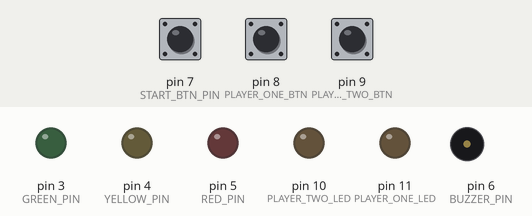
A sketch run on a simulated Arduino Uno, built with avr-gcc and run on an emulated ATmega328P. Shown: output pins drawn as LEDs (lit = HIGH), buzzer (waves = sounding). Inputs (shaded band) come from the test bench; at power-on: pin 7 (START_BTN_PIN) HIGH, pin 8 (PLAYER_ONE_BTN) HIGH, pin 9 (PLAYER_TWO_BTN) HIGH.

Above: at 1.2 s.
1.3 s: pin 7 (START_BTN_PIN) pulled LOW for 0.15 s
At 1.55 s:
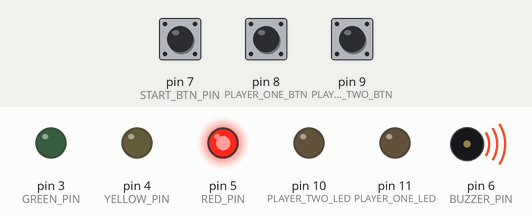
4.4 s: pin 8 (PLAYER_ONE_BTN) pulled LOW for 0.15 s
At 5.9 s:
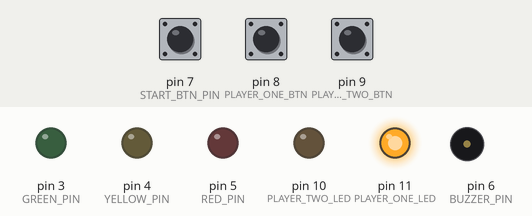
6.2 s: pin 7 (START_BTN_PIN) pulled LOW for 1 s
At 7.45 s:
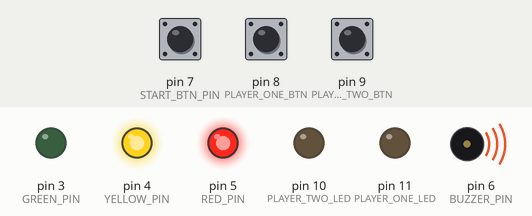
10.2 s: pin 9 (PLAYER_TWO_BTN) pulled LOW for 0.15 s
At 11.6 s:
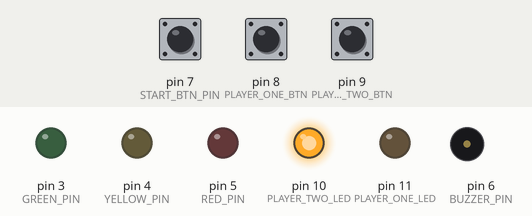
12.0 s: pin 7 (START_BTN_PIN) pulled LOW for 3.2 s
At 16.4 s:
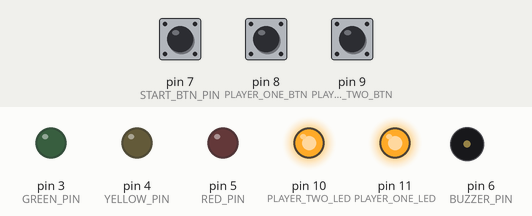
16.7 s: pin 8 (PLAYER_ONE_BTN) pulled LOW for 1 s
At 16.85 s:
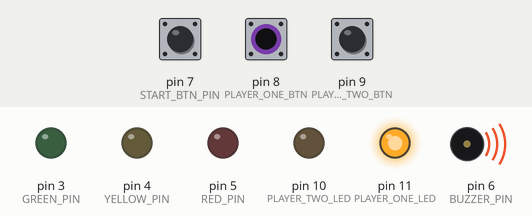
Timing chart, 0 to 19.7 s (numbered marks = the images above; inputs shaded):
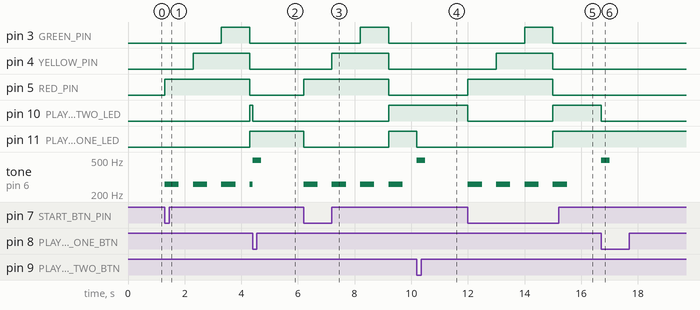

Measured:
- after the input at 1.3 s, pin 3 (GREEN_PIN): LOW → HIGH after 2.0 s, → LOW 1.0 s later; pin 4 (YELLOW_PIN): LOW → HIGH after 1.0 s, → LOW 2.0 s later
- after the input at 4.4 s, pin 10 (PLAYER_TWO_LED): HIGH → LOW at once; tone on pin 6 (BUZZER_PIN): 261 Hz → 496 Hz at once, → silent 0.30 s later
- after the input at 6.2 s, pin 3 (GREEN_PIN): LOW → HIGH after 2.0 s, → LOW 1.0 s later; pin 4 (YELLOW_PIN): LOW → HIGH after 1.0 s, → LOW 2.0 s later; pin 5 (RED_PIN): LOW → HIGH at once, → LOW 3.0 s later; pin 10 (PLAYER_TWO_LED): LOW → HIGH after 3.0 s; pin 11 (PLAYER_ONE_LED): HIGH → LOW at once, → HIGH 3.0 s later
- after the input at 10.2 s, pin 11 (PLAYER_ONE_LED): HIGH → LOW at once; tone on pin 6 (BUZZER_PIN): silent → 496 Hz at once, → silent 0.30 s later
- after the input at 12.0 s, pin 3 (GREEN_PIN): LOW → HIGH after 2.0 s, → LOW 1.0 s later; pin 4 (YELLOW_PIN): LOW → HIGH after 1.0 s, → LOW 2.0 s later; pin 5 (RED_PIN): LOW → HIGH at once, → LOW 3.0 s later; pin 10 (PLAYER_TWO_LED): HIGH → LOW at once, → HIGH 3.0 s later; pin 11 (PLAYER_ONE_LED): LOW → HIGH after 3.0 s
- after the input at 16.7 s, pin 10 (PLAYER_TWO_LED): HIGH → LOW at once; tone on pin 6 (BUZZER_PIN): silent → 496 Hz at once, → silent 0.30 s later

The sketch:

reactivity_game.ino
```cpp
const int RED_PIN = 5;
const int YELLOW_PIN = 4;
const int GREEN_PIN = 3;
const int BUZZER_PIN = 6;
const int START_BTN_PIN = 7;

const int PLAYER_ONE_BTN = 8;
const int PLAYER_ONE_LED = 11;

const int PLAYER_TWO_BTN = 9;
const int PLAYER_TWO_LED = 10;

const int BEEP_START_FREQUENCY = 496;
const int BEEP_WAITING_FREQUENCY = 261;

void setup() {
  Serial.begin(9600);
  pinMode(RED_PIN, OUTPUT);
  pinMode(YELLOW_PIN, OUTPUT);
  pinMode(GREEN_PIN, OUTPUT);
  pinMode(BUZZER_PIN, OUTPUT);
  pinMode(START_BTN_PIN, INPUT_PULLUP);

  pinMode(PLAYER_ONE_BTN, INPUT_PULLUP);
  pinMode(PLAYER_TWO_BTN, INPUT_PULLUP);

  pinMode(PLAYER_ONE_LED, OUTPUT);
  pinMode(PLAYER_TWO_LED, OUTPUT);
}

/**
* Utils
*/
bool hasBtnBeenPressed(int btnPin) {
  return digitalRead(btnPin) == LOW;
}

void beep(unsigned int frequency, unsigned long duration) {
  tone(BUZZER_PIN, frequency, duration);
}

void turnOnLED(int pin) {
  digitalWrite(pin, HIGH);
  beep(BEEP_WAITING_FREQUENCY, 500);
}

void turnOffLED(int pin) {
  digitalWrite(pin, LOW);
}

/**
* Methods
*/
void turnOffAllCountdownLED() {
  turnOffLED(RED_PIN);
  turnOffLED(YELLOW_PIN);
  turnOffLED(GREEN_PIN);
  beep(BEEP_START_FREQUENCY, 1000);
}

void countdown() {
  turnOffLED(PLAYER_ONE_LED);
  turnOffLED(PLAYER_TWO_LED);

  turnOnLED(RED_PIN);
  delay(1000);
  turnOnLED(YELLOW_PIN);
  delay(1000);
  turnOnLED(GREEN_PIN);
  delay(1000);
  turnOffAllCountdownLED();

  turnOnLED(PLAYER_ONE_LED);
  turnOnLED(PLAYER_TWO_LED);
}

void resetGame() {
  beep(BEEP_START_FREQUENCY, 150);
  delay(150);
  beep(BEEP_START_FREQUENCY, 150);
}

void playerLost(int loserLed) {
  turnOffLED(loserLed);
  beep(BEEP_START_FREQUENCY, 500);
}

void equality() {
  turnOnLED(PLAYER_ONE_LED);
  turnOnLED(PLAYER_TWO_LED);
  delay(150);
  turnOffLED(PLAYER_ONE_LED);
  turnOffLED(PLAYER_TWO_LED);
  delay(150);
  turnOnLED(PLAYER_ONE_LED);
  turnOnLED(PLAYER_TWO_LED);
}

bool updateGameState(bool playerOneBtn, bool playerTwoBtn) {
  if(!playerOneBtn && !playerTwoBtn) {
    return false;
  }

  if(playerOneBtn && playerTwoBtn) {
    equality();
  } else if(playerOneBtn) {
    playerLost(PLAYER_TWO_LED);
  } else if(playerTwoBtn) {
    playerLost(PLAYER_ONE_LED);
  }

  return true;
}

void loop() {
  bool btnStartHasBeenPressed = hasBtnBeenPressed(START_BTN_PIN);
  if(btnStartHasBeenPressed) {
    countdown();

    bool gameIsOver = false;
    while(!gameIsOver) {
      bool btnPlayerOneBeenPressed = hasBtnBeenPressed(PLAYER_ONE_BTN);
      bool btnPlayerTwoBeenPressed = hasBtnBeenPressed(PLAYER_TWO_BTN);

      gameIsOver = updateGameState(btnPlayerOneBeenPressed, btnPlayerTwoBeenPressed);
    }

    resetGame();
  }
}
```
